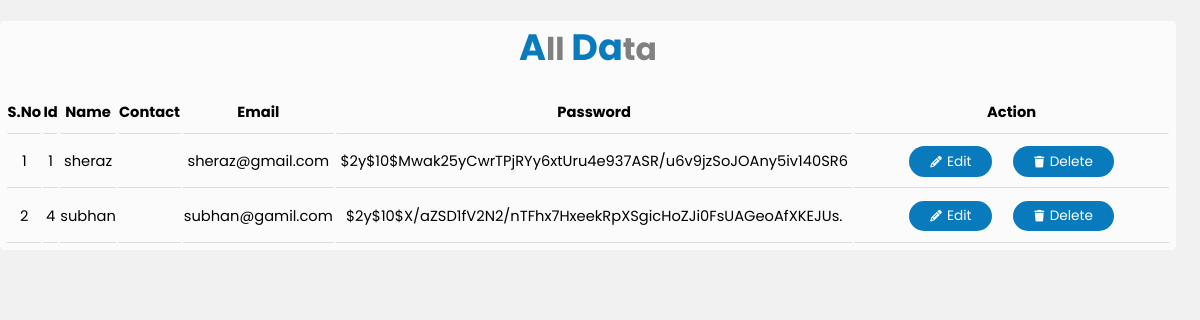
Before: /showData.php with the older database file.
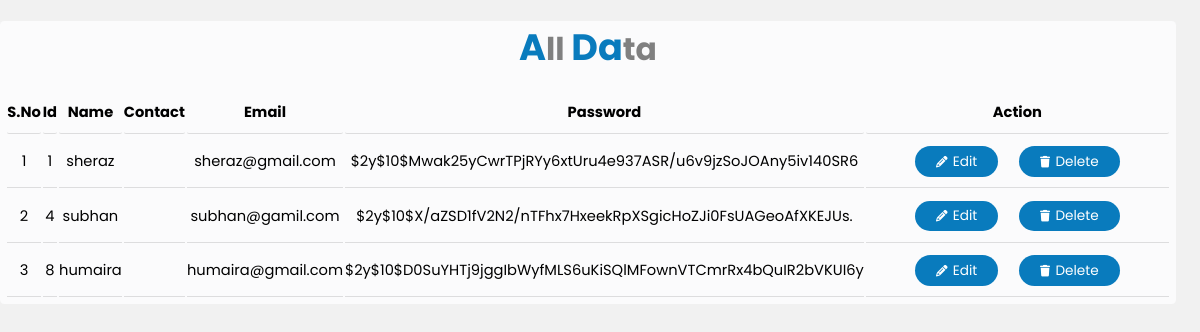
After: the same page with the newer database file.
### tables this page shows
CREATE TABLE `user` (
  `id` int(11) NOT NULL,
  `name` varchar(255) NOT NULL,
  `email` varchar(255) NOT NULL,
  `cnic` varchar(255) NOT NULL,
  `password` varchar(255) NOT NULL,
  `time` datetime NOT NULL DEFAULT current_timestamp()
);

### showData.php (the view, shortened to what this page needs)
<?php
require 'conn.php';
$selectQuery = "SELECT * FROM `user`";
$result = mysqli_query($conn,$selectQuery);
$row = mysqli_num_rows($result);
?>
<!doctype html>
<html lang="en">
  <head>
    <link rel="stylesheet" href="table.css">
    <link rel="stylesheet" href="https://cdnjs.cloudflare.com/ajax/libs/font-awesome/6.4.0/css/all.min.css  ">
  </head>
  <body>
    <div class="container">
        <header>
            <h2><span>A</span>ll <span>Da</span>ta</h2>
        </header>
    <table class="table" >
        <thead >
          <tr >
            <th scope="col">s.no</th>
            <th scope="col">Id</th>
            <th scope="col">Name</th>
            <th scope="col">Contact</th>
            <th scope="col">email</th>
            <th scope="col">password</th>
            <th class="adtionth" scope="col">action</th>
          </tr>
        </thead>
        <tbody>
          <?php
          if($row > 0){
            while($data = mysqli_fetch_assoc($result)){
              $i+=1;
              echo '<tr>
              <td>'.$i.'</td>
              <td>'.$data['id'].'</td>
              <td>'.$data['name'].'</td>
              <td>'.$data['contact'].'</td>
              <td>'.$data['email'].'</td>
              <td>'.$data['password'].'</td>
              <td class="ac_btn">
         <a style=" text-decoration: none !important; color:white;" class="Submit_btn" href="edit.php?id='.$data['id'].'" target="_blank"><i class="fa-solid fa-pencil"></i>edit</a>
              <a style=" text-decoration: none !important; color:white;" class="Submit_btn" name="deleteBtn" href="remove.php?id='.$data['id'].'"><i class="fa-solid fa-trash"></i>delete</a>
               </td>
            </tr>';
            }
          }
          ?>
        </tbody>
      </table>
    </div>
  </body>
</html>

### table.css (style rules this page uses)
* { padding: 0; margin: 0; text-decoration: none; box-sizing: border-box; font-family: 'Poppins', sans-serif; }
body { background-color: rgba(240, 240, 240, 0.897); }
:root { --pry_color :rgb(9, 123, 189); }
html { font-size: 65.5%; }
.table thead th { border-bottom: 1px solid #14141421 !important; text-align: center; padding-bottom: 1rem; border-radius: .2rem !important; text-transform: capitalize; }
.table tbody td { border-bottom: 1px solid #14141421 !important; }
.ac_btn { text-align: center; display: flex; justify-content: center; }
.adtionth { width: 30rem; }
.table tbody td { text-align: center; }
.container { display: flex; max-width: 98vw; flex-direction: column; margin-top: 2rem; background-color: rgb(251, 251, 252); border-radius: .4rem; font-size: 1.4rem; }
header { display: flex; justify-content: center; align-items: center; min-height: 7rem; }
header h2 { margin-top: -2rem; font-size: 3rem; color: gray; }
header span { color: var(--pry_color); font-size: 3.5rem; }
.Submit_btn { background-color: var(--pry_color); color: white; border: none; padding: .5rem 2rem; border-radius: 2rem; font-size: 1.3rem; cursor: pointer; display: flex; align-items: center; position: relative; transition: .1s linear; margin: 1rem; text-transform: capitalize !important; }
.Submit_btn i { font-size: 1.1rem; right: 2rem; transition: .2s linear; margin-right: 0.5rem; }

### showData.php (style rules this page uses)
.table { padding: .5rem; }

Changed rows visible on the page:
added user: id "8", name "humaira", email "humaira@gmail.com", password "$2y$10$D0SuYHTj9jggIbWyfMLS6uKiSQlMFownVTCmrRx4bQuIR2bVKUI6y"
